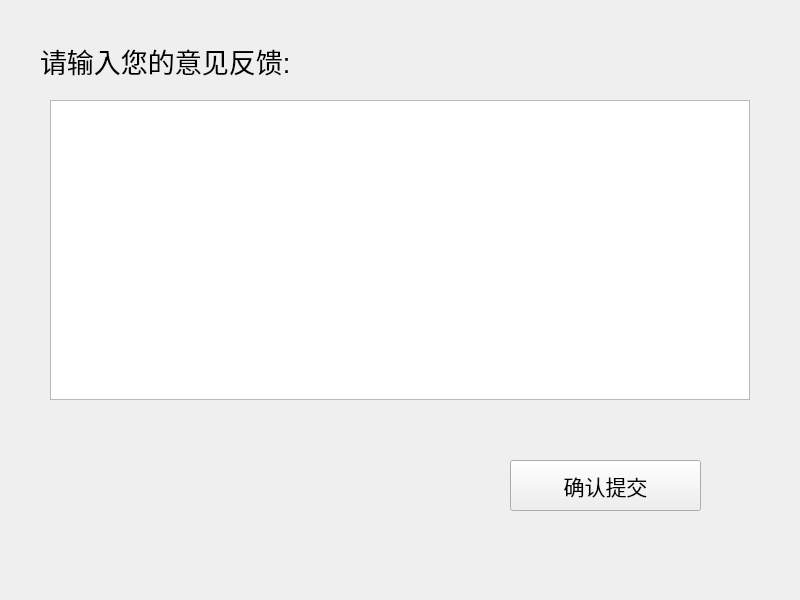
<?xml version="1.0" encoding="UTF-8"?>
<ui version="4.0">
 <class>insert_opinion</class>
 <widget class="QWidget" name="insert_opinion">
  <property name="geometry">
   <rect>
    <x>0</x>
    <y>0</y>
    <width>800</width>
    <height>600</height>
   </rect>
  </property>
  <property name="windowTitle">
   <string>意见提交</string>
  </property>
  <widget class="QTextEdit" name="opinion">
   <property name="geometry">
    <rect>
     <x>50</x>
     <y>100</y>
     <width>700</width>
     <height>300</height>
    </rect>
   </property>
   <property name="font">
    <font>
     <family>Arial</family>
     <pointsize>14</pointsize>
    </font>
   </property>
  </widget>
  <widget class="QLabel" name="label">
   <property name="geometry">
    <rect>
     <x>40</x>
     <y>30</y>
     <width>511</width>
     <height>61</height>
    </rect>
   </property>
   <property name="font">
    <font>
     <family>Arial</family>
     <pointsize>20</pointsize>
    </font>
   </property>
   <property name="text">
    <string>请输入您的意见反馈:</string>
   </property>
  </widget>
  <widget class="QPushButton" name="submit">
   <property name="geometry">
    <rect>
     <x>510</x>
     <y>460</y>
     <width>191</width>
     <height>51</height>
    </rect>
   </property>
   <property name="font">
    <font>
     <family>Arial</family>
     <pointsize>16</pointsize>
    </font>
   </property>
   <property name="text">
    <string>确认提交</string>
   </property>
  </widget>
 </widget>
 <resources/>
 <connections/>
</ui>
